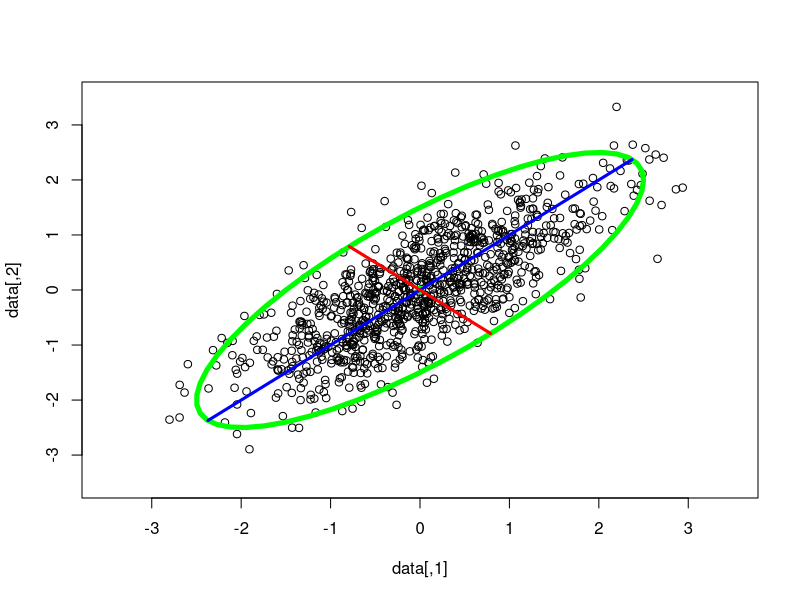

Recreate this plot in R.
## ---- chunk 1
a=matrix(data=c(2,3),nrow=2,ncol=1)
a
e=matrix(data=c(3,4),nrow=2,ncol=1)
e
z=a+e
z
## ---- chunk 2
G=matrix(data=c(2,3,3,8),nrow=2,ncol=2)
G
E=matrix(data=c(1,2,2,5),nrow=2,ncol=2)
E
P=G+E
P
## ---- chunk 3
G
beta=matrix(data=c(0.2,0.4),nrow=2,ncol=1)
beta
deltazbar=G %*% beta
deltazbar
## ---- chunk 4
G[1,1] * beta[1,1] + G[1,2] * beta[2,1] #The first index number is the row, the second number is the column
G[2,1] * beta[1,1] + G[2,2] * beta[2,1]
cat("\n\n")
#or equivalently
sum(G[1,] * beta[,1])
sum(G[2,] * beta[,1])
## ---- chunk 5
Ginverse=solve(G) #G^(-1)
Ginverse
G %*% Ginverse #probably won't be exactly the identity matrix due to floating point/numerical issues in computation! 
## ---- chunk 6
chol(G) #Cholesky decomposition of G
t(chol(G)) #Transpose of the same matrix
diag(2) #Identity matrix

G #original G
t(chol(G))%*% diag(2)%*%(chol(G)) #Reconstitute G
## ---- chunk 7
eigen(G)
## ---- chunk 8
G=matrix(data=c(1,0.8,0.8,1),nrow=2, ncol=2,byrow=TRUE)
G

## ---- chunk 9
library(MASS)
library(car)
## ---- chunk 10
data <- mvrnorm(1000, mu = c(0,0), Sigma=G)
head(data)
## ---- chunk 11

x.range = c(-3.5,3.5)
y.range = c(-3.5,3.5) 

## ---- chunk 12
plot(data, xlim=x.range, ylim=y.range)
null.bar=c(0,0)
ellipse(center=null.bar, shape=G, radius=2.5, center.cex=1, lwd=5, col="green", add=TRUE)

# Plot the first eigenvector in blue. This is a game of "connect the dots"
n=sqrt(eigen(G)$values[1])  * 2.5 #Sqrt of the 2nd eigenvalue (i.e. standard deviation) multiplied by 2.5 to get 99% CI
delx1 = null.bar[1]  + n*eigen(G)$vectors[1,1]
delx2 = null.bar[2]  + n*eigen(G)$vectors[2,1]
delx11 = null.bar[1]  - n*eigen(G)$vectors[1,1]
delx22 = null.bar[2]  - n*eigen(G)$vectors[2,1]
x.values=c(null.bar[1] , delx1, delx11)
y.values=c(null.bar[2] , delx2, delx22)
lines(x.values, y.values, lwd=3, col="blue")


#Finally, let’s  plot the second eigenvector in red

m=sqrt(eigen(G)$values[2]) * 2.5 #Sqrt of the 2nd eigenvalue (i.e. standard deviation) multiplied by 2.5 to get 99% CI
delx1 = null.bar[1] + m*eigen(G)$vectors[1,2]
delx2 = null.bar[2] + m*eigen(G)$vectors[2,2]
delx11 =  null.bar[1] - m*eigen(G)$vectors[1,2]
delx22 =  null.bar[2]  - m*eigen(G)$vectors[2,2]
x.values=c(null.bar[1], delx1, delx11)
y.values=c(null.bar[2] , delx2, delx22)
lines(x.values, y.values, lwd=3, col="red")
